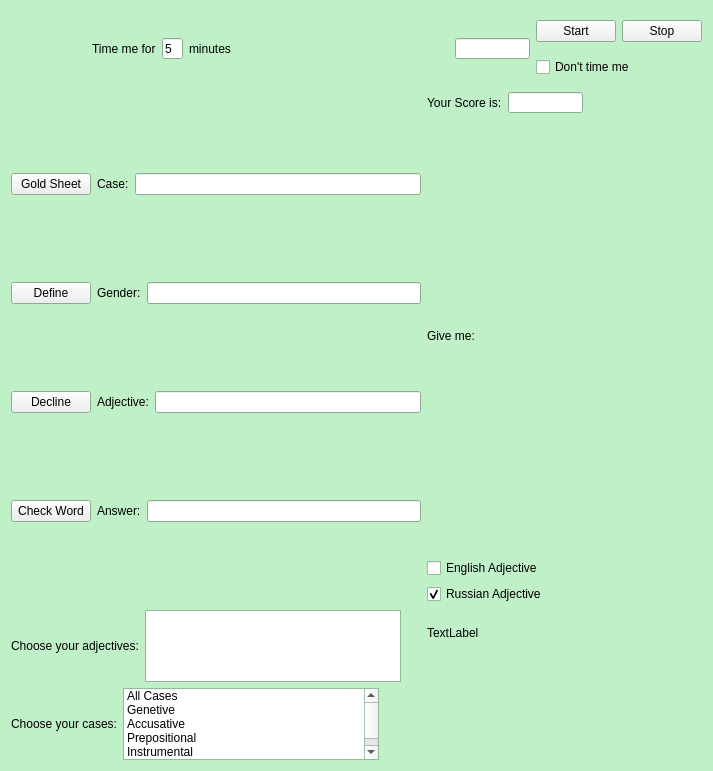
<?xml version="1.0" encoding="UTF-8"?>
<ui version="4.0">
 <class>RusAdjDialog</class>
 <widget class="QDialog" name="RusAdjDialog">
  <property name="geometry">
   <rect>
    <x>0</x>
    <y>0</y>
    <width>713</width>
    <height>771</height>
   </rect>
  </property>
  <property name="sizePolicy">
   <sizepolicy hsizetype="Preferred" vsizetype="Preferred">
    <horstretch>0</horstretch>
    <verstretch>0</verstretch>
   </sizepolicy>
  </property>
  <property name="palette">
   <palette>
    <active>
     <colorrole role="Base">
      <brush brushstyle="SolidPattern">
       <color alpha="255">
        <red>255</red>
        <green>255</green>
        <blue>255</blue>
       </color>
      </brush>
     </colorrole>
     <colorrole role="Window">
      <brush brushstyle="SolidPattern">
       <color alpha="255">
        <red>192</red>
        <green>240</green>
        <blue>200</blue>
       </color>
      </brush>
     </colorrole>
    </active>
    <inactive>
     <colorrole role="Base">
      <brush brushstyle="SolidPattern">
       <color alpha="255">
        <red>255</red>
        <green>255</green>
        <blue>255</blue>
       </color>
      </brush>
     </colorrole>
     <colorrole role="Window">
      <brush brushstyle="SolidPattern">
       <color alpha="255">
        <red>192</red>
        <green>240</green>
        <blue>200</blue>
       </color>
      </brush>
     </colorrole>
    </inactive>
    <disabled>
     <colorrole role="Base">
      <brush brushstyle="SolidPattern">
       <color alpha="255">
        <red>192</red>
        <green>240</green>
        <blue>200</blue>
       </color>
      </brush>
     </colorrole>
     <colorrole role="Window">
      <brush brushstyle="SolidPattern">
       <color alpha="255">
        <red>192</red>
        <green>240</green>
        <blue>200</blue>
       </color>
      </brush>
     </colorrole>
    </disabled>
   </palette>
  </property>
  <property name="windowTitle">
   <string>Russian Noun Case Practice</string>
  </property>
  <property name="autoFillBackground">
   <bool>false</bool>
  </property>
  <property name="sizeGripEnabled">
   <bool>false</bool>
  </property>
  <layout class="QGridLayout" name="gridLayout">
   <item row="0" column="0" colspan="3">
    <layout class="QHBoxLayout" name="horizontalLayout_8">
     <item>
      <widget class="QLabel" name="label_11">
       <property name="minimumSize">
        <size>
         <width>75</width>
         <height>75</height>
        </size>
       </property>
       <property name="maximumSize">
        <size>
         <width>75</width>
         <height>75</height>
        </size>
       </property>
       <property name="autoFillBackground">
        <bool>false</bool>
       </property>
       <property name="text">
        <string/>
       </property>
       <property name="pixmap">
        <pixmap resource="BabelResources.qrc">:/new/babelpic/rusflag.png</pixmap>
       </property>
       <property name="scaledContents">
        <bool>true</bool>
       </property>
      </widget>
     </item>
     <item>
      <widget class="QLabel" name="label">
       <property name="text">
        <string>Time me for</string>
       </property>
      </widget>
     </item>
     <item>
      <widget class="QLineEdit" name="Minutes">
       <property name="enabled">
        <bool>true</bool>
       </property>
       <property name="sizePolicy">
        <sizepolicy hsizetype="Minimum" vsizetype="Minimum">
         <horstretch>0</horstretch>
         <verstretch>0</verstretch>
        </sizepolicy>
       </property>
       <property name="minimumSize">
        <size>
         <width>21</width>
         <height>21</height>
        </size>
       </property>
       <property name="maximumSize">
        <size>
         <width>21</width>
         <height>21</height>
        </size>
       </property>
       <property name="text">
        <string>5</string>
       </property>
      </widget>
     </item>
     <item>
      <widget class="QLabel" name="label_2">
       <property name="text">
        <string>minutes</string>
       </property>
      </widget>
     </item>
     <item>
      <spacer name="horizontalSpacer">
       <property name="orientation">
        <enum>Qt::Horizontal</enum>
       </property>
       <property name="sizeHint" stdset="0">
        <size>
         <width>40</width>
         <height>20</height>
        </size>
       </property>
      </spacer>
     </item>
     <item>
      <widget class="QLineEdit" name="TimeBox">
       <property name="sizePolicy">
        <sizepolicy hsizetype="Minimum" vsizetype="Fixed">
         <horstretch>0</horstretch>
         <verstretch>0</verstretch>
        </sizepolicy>
       </property>
       <property name="minimumSize">
        <size>
         <width>75</width>
         <height>21</height>
        </size>
       </property>
       <property name="maximumSize">
        <size>
         <width>75</width>
         <height>21</height>
        </size>
       </property>
      </widget>
     </item>
     <item>
      <layout class="QVBoxLayout" name="verticalLayout_5">
       <item>
        <layout class="QHBoxLayout" name="horizontalLayout_7">
         <item>
          <widget class="QPushButton" name="Start">
           <property name="text">
            <string>Start</string>
           </property>
           <property name="autoDefault">
            <bool>false</bool>
           </property>
          </widget>
         </item>
         <item>
          <widget class="QPushButton" name="Stop">
           <property name="text">
            <string>Stop</string>
           </property>
           <property name="autoDefault">
            <bool>false</bool>
           </property>
          </widget>
         </item>
        </layout>
       </item>
       <item>
        <widget class="QCheckBox" name="DontTime">
         <property name="text">
          <string>Don't time me</string>
         </property>
        </widget>
       </item>
      </layout>
     </item>
    </layout>
   </item>
   <item row="1" column="0" rowspan="2">
    <layout class="QVBoxLayout" name="verticalLayout_4">
     <item>
      <widget class="QPushButton" name="GoldSheet">
       <property name="text">
        <string>Gold Sheet</string>
       </property>
       <property name="autoDefault">
        <bool>false</bool>
       </property>
      </widget>
     </item>
     <item>
      <widget class="QPushButton" name="Define">
       <property name="text">
        <string>Define</string>
       </property>
       <property name="autoDefault">
        <bool>false</bool>
       </property>
      </widget>
     </item>
     <item>
      <widget class="QPushButton" name="Decline">
       <property name="text">
        <string>Decline</string>
       </property>
       <property name="autoDefault">
        <bool>false</bool>
       </property>
      </widget>
     </item>
     <item>
      <widget class="QPushButton" name="check">
       <property name="text">
        <string>Check Word</string>
       </property>
       <property name="autoDefault">
        <bool>false</bool>
       </property>
      </widget>
     </item>
    </layout>
   </item>
   <item row="1" column="1" rowspan="2">
    <layout class="QVBoxLayout" name="verticalLayout">
     <item>
      <layout class="QHBoxLayout" name="horizontalLayout">
       <item>
        <widget class="QLabel" name="label_3">
         <property name="text">
          <string>Case:</string>
         </property>
        </widget>
       </item>
       <item>
        <widget class="QLineEdit" name="Case"/>
       </item>
      </layout>
     </item>
     <item>
      <layout class="QHBoxLayout" name="horizontalLayout_9">
       <item>
        <widget class="QLabel" name="label_10">
         <property name="text">
          <string>Gender:</string>
         </property>
        </widget>
       </item>
       <item>
        <widget class="QLineEdit" name="Gender"/>
       </item>
      </layout>
     </item>
     <item>
      <layout class="QHBoxLayout" name="horizontalLayout_2">
       <item>
        <widget class="QLabel" name="label_4">
         <property name="text">
          <string>Adjective:</string>
         </property>
        </widget>
       </item>
       <item>
        <widget class="QLineEdit" name="NomNoun"/>
       </item>
      </layout>
     </item>
     <item>
      <layout class="QHBoxLayout" name="horizontalLayout_3">
       <item>
        <widget class="QLabel" name="label_5">
         <property name="text">
          <string>Answer:</string>
         </property>
        </widget>
       </item>
       <item>
        <widget class="QLineEdit" name="Answer"/>
       </item>
      </layout>
     </item>
    </layout>
   </item>
   <item row="1" column="2">
    <layout class="QHBoxLayout" name="horizontalLayout_6">
     <item>
      <widget class="QLabel" name="label_7">
       <property name="text">
        <string>Your Score is:</string>
       </property>
      </widget>
     </item>
     <item>
      <widget class="QLineEdit" name="Score">
       <property name="maximumSize">
        <size>
         <width>75</width>
         <height>21</height>
        </size>
       </property>
      </widget>
     </item>
     <item>
      <spacer name="horizontalSpacer_3">
       <property name="orientation">
        <enum>Qt::Horizontal</enum>
       </property>
       <property name="sizeHint" stdset="0">
        <size>
         <width>40</width>
         <height>20</height>
        </size>
       </property>
      </spacer>
     </item>
    </layout>
   </item>
   <item row="2" column="2">
    <layout class="QVBoxLayout" name="verticalLayout_2">
     <item>
      <widget class="QLabel" name="label_6">
       <property name="text">
        <string>Give me:</string>
       </property>
      </widget>
     </item>
     <item>
      <widget class="QCheckBox" name="GiveMeEnglish">
       <property name="text">
        <string>English Adjective</string>
       </property>
      </widget>
     </item>
     <item>
      <widget class="QCheckBox" name="GiveMeRussian">
       <property name="text">
        <string>Russian Adjective</string>
       </property>
       <property name="checked">
        <bool>true</bool>
       </property>
      </widget>
     </item>
    </layout>
   </item>
   <item row="3" column="0" colspan="2">
    <layout class="QVBoxLayout" name="verticalLayout_3">
     <item>
      <layout class="QHBoxLayout" name="horizontalLayout_4">
       <item>
        <widget class="QLabel" name="label_8">
         <property name="text">
          <string>Choose your adjectives:</string>
         </property>
        </widget>
       </item>
       <item>
        <widget class="QListWidget" name="ChosenNouns">
         <property name="minimumSize">
          <size>
           <width>124</width>
           <height>50</height>
          </size>
         </property>
         <property name="maximumSize">
          <size>
           <width>526</width>
           <height>72</height>
          </size>
         </property>
        </widget>
       </item>
       <item>
        <spacer name="horizontalSpacer_4">
         <property name="orientation">
          <enum>Qt::Horizontal</enum>
         </property>
         <property name="sizeHint" stdset="0">
          <size>
           <width>20</width>
           <height>20</height>
          </size>
         </property>
        </spacer>
       </item>
      </layout>
     </item>
     <item>
      <layout class="QHBoxLayout" name="horizontalLayout_5">
       <property name="sizeConstraint">
        <enum>QLayout::SetFixedSize</enum>
       </property>
       <item>
        <widget class="QLabel" name="label_9">
         <property name="text">
          <string>Choose your cases:</string>
         </property>
        </widget>
       </item>
       <item>
        <widget class="QListWidget" name="ChosenCases">
         <property name="maximumSize">
          <size>
           <width>526</width>
           <height>72</height>
          </size>
         </property>
         <item>
          <property name="text">
           <string>All Cases</string>
          </property>
         </item>
         <item>
          <property name="text">
           <string>Genetive</string>
          </property>
         </item>
         <item>
          <property name="text">
           <string>Accusative</string>
          </property>
         </item>
         <item>
          <property name="text">
           <string>Prepositional</string>
          </property>
         </item>
         <item>
          <property name="text">
           <string>Instrumental</string>
          </property>
         </item>
         <item>
          <property name="text">
           <string>Dative</string>
          </property>
         </item>
        </widget>
       </item>
       <item>
        <spacer name="horizontalSpacer_5">
         <property name="orientation">
          <enum>Qt::Horizontal</enum>
         </property>
         <property name="sizeHint" stdset="0">
          <size>
           <width>20</width>
           <height>20</height>
          </size>
         </property>
        </spacer>
       </item>
      </layout>
     </item>
    </layout>
   </item>
   <item row="3" column="2">
    <layout class="QVBoxLayout" name="verticalLayout_6">
     <property name="sizeConstraint">
      <enum>QLayout::SetDefaultConstraint</enum>
     </property>
     <item>
      <widget class="QLabel" name="correctword">
       <property name="text">
        <string>TextLabel</string>
       </property>
      </widget>
     </item>
     <item>
      <widget class="QLabel" name="correctlabel">
       <property name="enabled">
        <bool>true</bool>
       </property>
       <property name="text">
        <string/>
       </property>
       <property name="pixmap">
        <pixmap resource="BabelResources.qrc">:/new/babelpic/correct.jpeg</pixmap>
       </property>
       <property name="scaledContents">
        <bool>true</bool>
       </property>
      </widget>
     </item>
     <item>
      <widget class="QLabel" name="wronglabel">
       <property name="enabled">
        <bool>true</bool>
       </property>
       <property name="sizePolicy">
        <sizepolicy hsizetype="Preferred" vsizetype="Preferred">
         <horstretch>0</horstretch>
         <verstretch>0</verstretch>
        </sizepolicy>
       </property>
       <property name="text">
        <string/>
       </property>
       <property name="pixmap">
        <pixmap resource="BabelResources.qrc">:/new/babelpic/wrong.png</pixmap>
       </property>
       <property name="scaledContents">
        <bool>true</bool>
       </property>
      </widget>
     </item>
    </layout>
   </item>
  </layout>
 </widget>
 <tabstops>
  <tabstop>Start</tabstop>
  <tabstop>Minutes</tabstop>
  <tabstop>Answer</tabstop>
  <tabstop>GoldSheet</tabstop>
  <tabstop>Define</tabstop>
  <tabstop>Decline</tabstop>
  <tabstop>GiveMeEnglish</tabstop>
  <tabstop>GiveMeRussian</tabstop>
  <tabstop>ChosenNouns</tabstop>
  <tabstop>ChosenCases</tabstop>
  <tabstop>DontTime</tabstop>
  <tabstop>Case</tabstop>
  <tabstop>Score</tabstop>
  <tabstop>NomNoun</tabstop>
  <tabstop>Stop</tabstop>
  <tabstop>TimeBox</tabstop>
 </tabstops>
 <resources>
  <include location="BabelResources.qrc"/>
 </resources>
 <connections/>
</ui>
